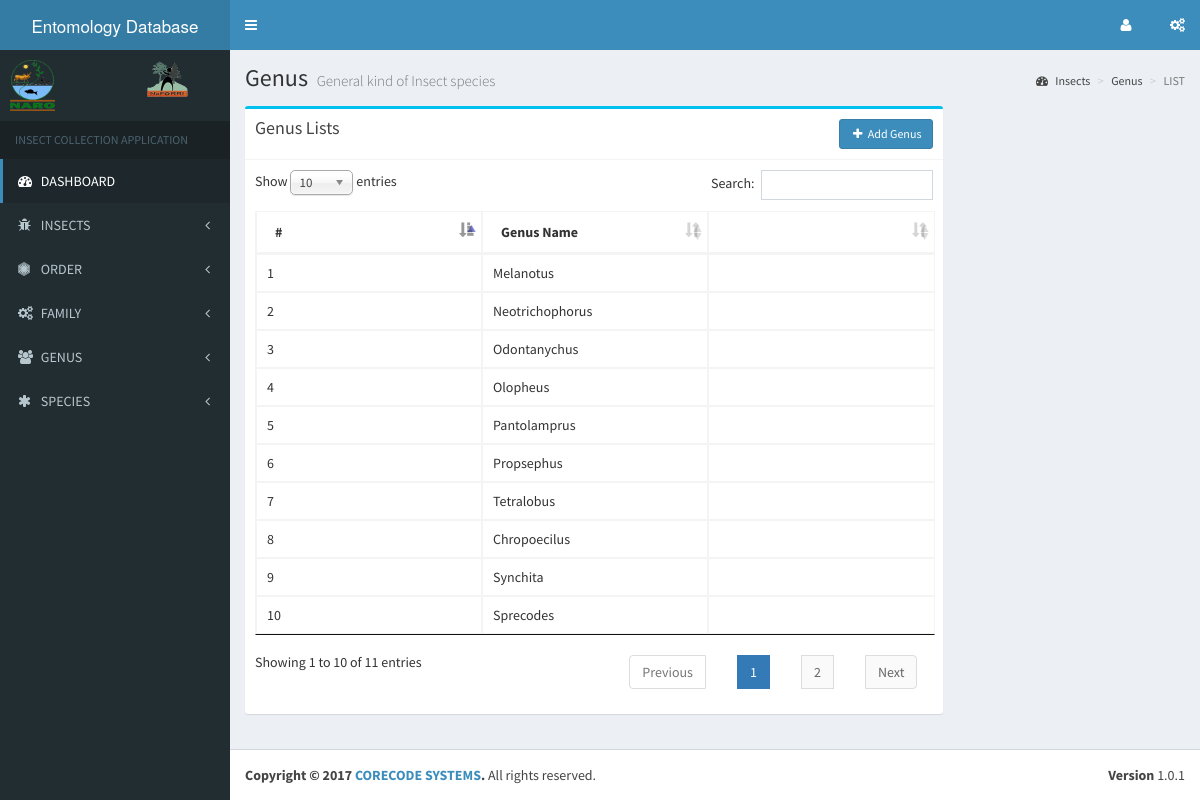
The app's page /admin/genus_list.php with its own data.
### tables this page shows
CREATE TABLE `genus` (
  `genus_id` int(11) NOT NULL,
  `genus_name` varchar(50) NOT NULL
);

### libs/database.php (called while the page is built, shortened)
<?php
    class database {
        public $host    = DB_HOST;
        public $user    = DB_USER;
        public $pass    = DB_PASS;
        public $db_name = DB_NAME;
        public $conn;
        public function connect() {
            $this->conn = new mysqli($this->host, $this->user, $this->pass, $this->db_name);
        }
        public function select($query) {
            $result = $this->conn->query($query);
            if($result->num_rows > 0) {
                return $result;
            }else {
                return false;
            }
        }
    }
?>

### admin/genus_list.php (the view, shortened to what this page needs)
<?php
    require_once '../libs/database.php';
    $db = new database();
    $sql_select_genus = "SELECT * FROM Genus";
    $genus_list = $db->select($sql_select_genus);
?>
<?php include 'includes/header.php'; ?>
<?php include 'includes/sidebar_nav.php'; ?>
  <div class="content-wrapper">
    <section class="content-header">
      <h1>
        Genus
        <small>General kind of Insect species</small>
      </h1>
      <ol class="breadcrumb">
        <li><a href="#"><i class="fa fa-dashboard"></i> Insects</a></li>
        <li><a href="#">Genus</a></li>
        <li class="active">LIST</li>
      </ol>
    </section>
    <section class="content">
        <div class="row">
            <div class="col-md-9">
                <div class="box box-info">
                    <div class="box-header with-border">
                        <h3 class="box-title">Genus Lists</h3>
                        <a href="add_genus.php" class="btn btn-primary btn-sm pull-right"><i class="fa fa-plus fa-fw"></i> Add Genus</a>
                    </div>
                    <div class='box-body'>
                        <table class="table table-responsive table-bordered" id="content_list">
                            <thead>
                                <tr>
                                    <th>#</th>
                                    <th>Genus Name</th>
                                    <th></th>
                                </tr>
                            </thead>
                            <tbody>
                                <?php $counter = 1; ?>
                                <?php while($row = $genus_list->fetch_array()): ?>
                                    <tr>
                                        <td><?php echo $counter; ?></td>
                                        <td><?php echo $row['genus_name']; ?></td>
                                        <td>
                                        </td>
                                    </tr>
                                    <?php $counter++; ?>
                                <?php endwhile; ?>
                            </tbody>
                        </table>
                    </div>
                </div>
            </div>
        </div>
    </section>
  </div>
<?php include 'includes/footer.php'; ?>

### assets/css/styles.css (style rules this page uses)
table { table-layout:fixed; }
td { overflow: hidden; text-overflow: ellipsis; word-wrap: break-word; }

### records on screen
genus: genus_name "Melanotus"
genus: genus_name "Neotrichophorus"
genus: genus_name "Odontanychus"
genus: genus_name "Olopheus"
genus: genus_name "Pantolamprus"
genus: genus_name "Propsephus"
genus: genus_name "Tetralobus"
genus: genus_name "Chropoecilus"
genus: genus_name "Synchita"
genus: genus_name "Sprecodes"
